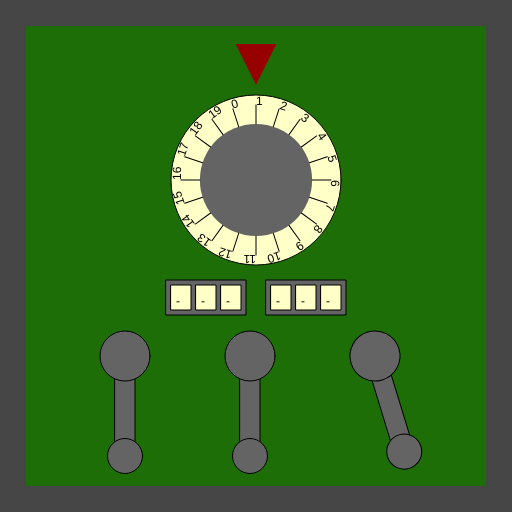
Frame 1 (no input)
Frame 60 (no input): identical to frame 1, image omitted
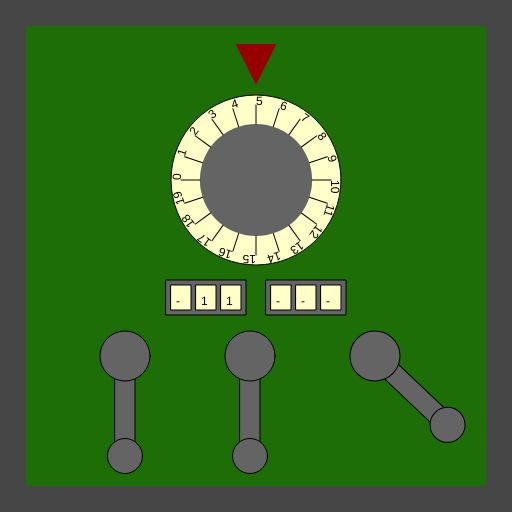
Frame 120 (the mouse pressed at the canvas centre since frame 60)

The p5.js sketch that drew these frames (run headless with seeded random() and noise() and a simulated clock; from frame 60 on, the mouse is pressed at the canvas centre):

// p5.js sketch
// ── sketch.js
/*

Officer: 6871370
CaseNum: 303-3-79183271-6871370

Case 303 - The Case of the Crooked Attorney
Stage 4 - The Courthouse

Torvalds has his final safe in his courthouse chambers. Luckily there is a court case proceeding.
You can sneak into his chambers whilst he makes his closing statement.

Crack the safe by doing the following:

	Whilst the mouse is moving:
	- Use the 'map' function to scale mouseY to values ranging from 1 to 9.
	- Assign the output to RestrictedBoxKeyA

	When the mouse button is pressed:
	- Use the 'map' function to scale mouseY to values ranging from 4 to 19.
	- Assign the output to RestrictedBoxKeyB

	When any key is pressed:
	- Make RestrictedBoxKeyC equal to the value of 'keyCode'

	Whilst the mouse is being dragged:
	- Use the 'map' function to scale mouseY to values ranging from 16 to 79.
	- Assign the output to RestrictedBoxKeyD

	Whilst the mouse is being dragged:
	- Use the 'map' function to scale mouseY to values ranging from 13 to 78.
	- Assign the output to RestrictedBoxKeyE

	Whilst the mouse is moving:
	- Use the 'map' function to scale mouseY to values ranging from 17 to 76.
	- Assign the output to RestrictedBoxKeyF



This time you'll need to create the relevant event handlers yourself.

There are many possible ways of investigating this case, but you
should use ONLY the following commands:

	- The assignment operator aka. the equals sign !
	- mouseX, mouseY
	- key, keyCode
	- random
	- map

*/

//declare the variables

var RestrictedBoxKeyA;
var RestrictedBoxKeyB;
var RestrictedBoxKeyC;
var RestrictedBoxKeyD;
var RestrictedBoxKeyE;
var RestrictedBoxKeyF;


function preload()
{
	//IMAGES WILL BE LOADED HERE

}

function setup()
{
	createCanvas(512,512);

	//initialise the variables
	RestrictedBoxKeyA = 0;
	RestrictedBoxKeyB = "";
	RestrictedBoxKeyC = "";
	RestrictedBoxKeyD = 0;
	RestrictedBoxKeyE = 0;
	RestrictedBoxKeyF = 0;

}

///////////////////EVENT HANDLERS///////////////////

//Create event handlers here to open the safe ...

function mouseMoved(){
	RestrictedBoxKeyA=map(mouseY,0,512,1,9);
	RestrictedBoxKeyF=map(mouseY,0,512,17,76);
}

function mousePressed(){
	RestrictedBoxKeyB=map(mouseY,0,512,4,19);
}

function keyPressed(){
	RestrictedBoxKeyC=keyCode;
}

function mouseDragged(){
	RestrictedBoxKeyD=map(mouseY,0,512,16,79);
	RestrictedBoxKeyE=map(mouseY,0,512,13,78);
}

///////////////DO NOT CHANGE CODE BELOW THIS POINT///////////////////

function draw()
{

	//Draw the safe door
	background(70);
	noStroke();
	fill(29,110,6);
	rect(26,26,width-52,width-52);

	//Draw the combination dial
	push();
	translate(256,180);
	drawDial(170,RestrictedBoxKeyA,20);
	pop();

	//Draw the spinners
	push();
	translate(206,280);
	drawSpinner(3, RestrictedBoxKeyB);
	pop();

	push();
	translate(306,280);
	drawSpinner(3, RestrictedBoxKeyC);
	pop();

	//Draw the levers
	push();
	translate(125,356);
	drawLever(RestrictedBoxKeyD);
	pop();

	push();
	translate(250,356);
	drawLever(RestrictedBoxKeyE);
	pop();

	push();
	translate(375,356);
	drawLever(RestrictedBoxKeyF);
	pop();

}

function drawDial(diameter,num,maxNum)
{
	//the combination lock

	var r = diameter * 0.5;
	var p = r * 0.6;

	stroke(0);
	fill(255,255,200);
	ellipse(0,0,diameter,diameter);
	fill(100);
	noStroke();
	ellipse(0,0,diameter*0.66,diameter*0.66);
	fill(150,0,0);
	triangle(
		-p * 0.4,-r-p,
		p * 0.4,-r-p,
		0,-r-p/5
	);

	noStroke();

	push();
	var inc = 360/maxNum;

	rotate(radians(-num * inc));
	for(var i = 0; i < maxNum; i++)
	{
		push();
		rotate(radians(i * inc));
		stroke(0);
		line(0,-r*0.66,0,-(r-10));
		noStroke();
		fill(0);
		text(i,0,-(r-10));
		pop();
	}

	pop();
}

function drawLever(rot)
{
	push();
	rotate(radians(-rot))
	stroke(0);
	fill(100);
	rect(-10,0,20,100);
	ellipse(0,0,50,50);
	ellipse(0,100,35,35);
	pop();
}

function drawSpinner(numSpinners, val)
{
	var sw = 20;
	var ow = (sw + 5) * numSpinners + 5;
	stroke(0);
	fill(100);
	rect(-ow/2,0,ow,35);
	if(typeof(val) == "number")
	{
		val = floor(val).toString(); //convert to string
	}
	var d = numSpinners - val.length;

	for(var d = numSpinners - val.length; d > 0; d--)
	{
		val = "-" + val;
	}

	for(var i = 0; i < numSpinners; i++)
	{
		stroke(0);
		fill(255,255,200);
		rect(-ow/2 + i * (sw + 5) + 5,5,20,25);
		fill(0);
		noStroke();
		text(val[i],-ow/2 + sw/2 + i * (sw +5),25);
	}

}
